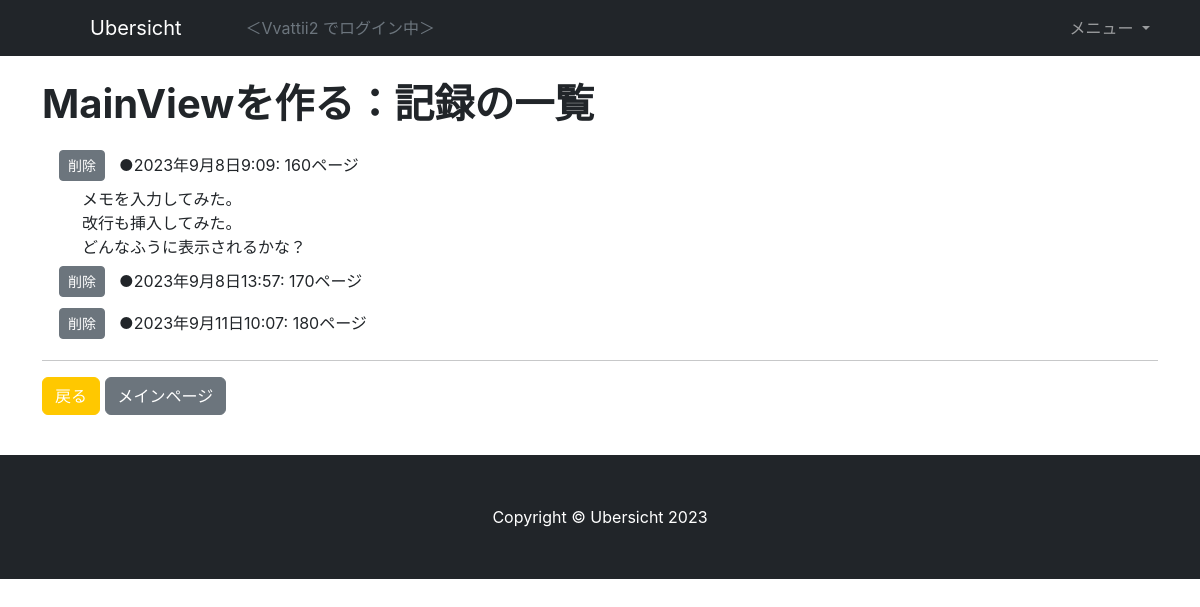
Page /record/1 (signed in) on the earlier database version.
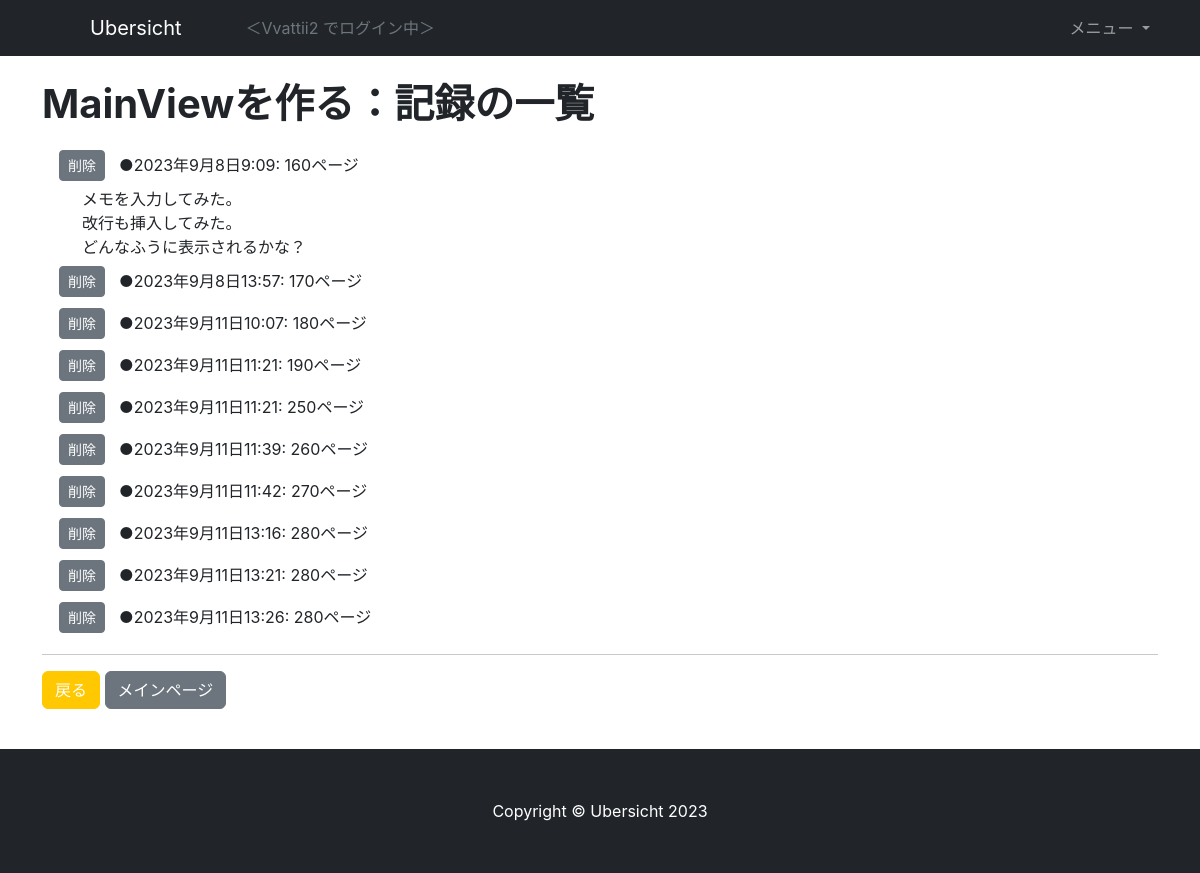
Same page on the later database version.
### accounts/models.py (models this page shows)
class CustomUser(AbstractUser):
    dream = models.TextField(verbose_name="なりたい自分", max_length=200, blank=True, null=True)

### todo/models.py (models this page shows, shortened)
class Todos(models.Model):
    goal = models.ForeignKey(Goals, on_delete=models.CASCADE)
    title = models.CharField(verbose_name='タイトル', max_length=50)
    from_date = models.DateField(verbose_name='作成日', auto_now_add=True)
    until_date = models.DateField(verbose_name='期日', null=True, blank=True)
    image = models.ImageField(verbose_name='画像', null=True, blank=True,
                            upload_to='todo/images/')
    timer = models.IntegerField(verbose_name='タイマー', null=True, blank=True)
    amount = models.IntegerField(verbose_name='合計', null=True, blank=True)
    type = models.CharField(verbose_name='タイプ', default='task', max_length=20,
                            choices=TypeChoices.choices)
    current = models.IntegerField(verbose_name='進捗', default=0)
    memo = models.TextField(verbose_name='メモ', null=True, blank=True)
    state = models.IntegerField(verbose_name='状態', default=State.NORMAL.value)
    every_ndays = models.IntegerField(verbose_name='繰り返し期間', null=True, blank=True)
    @property
    def unit(self) -> str:
        if self.type == 'task':
            return ''
        elif self.type == 'training':
            return '回'
        elif self.type == 'exam':
            return '点'
        elif self.type == 'reading':
            return 'ページ'
        else:
            return ''

class Records(models.Model):
    todo = models.ForeignKey(Todos, on_delete=models.CASCADE)
    done_at = models.DateTimeField(verbose_name='日時', auto_now_add=True)
    num = models.IntegerField(verbose_name='数量', null=True, blank=True)
    memo = models.TextField(verbose_name='メモ', null=True, blank=True, max_length=200)

### todo/views.py (the view)
# urls.py: path('record/<int:pk>', RecordListView.as_view(), name='record_list'),
@method_decorator(login_required, name='dispatch')
class RecordListView(GetGoal, ListView):
    template_name = 'record_list.html'
    model = Records
    context_object_name = 'records'
    def get_queryset(self) -> QuerySet[Any]:
        todo=Todos.objects.get(pk=self.kwargs['pk'])
        return Records.objects.filter(todo=todo)
    def get_context_data(self, **kwargs: Any) -> dict[str, Any]:
        context = super().get_context_data(**kwargs)
        context['todo'] = Todos.objects.get(pk=self.kwargs['pk'])
        return context

### todo/views.py (called while the page is built)
def get_goal(user) -> Optional[Goals]:
    if user.is_anonymous:
        return None
    goal = Goals.objects.filter(user=user, is_completed=False)
    if goal.exists():
        return goal[0]
    else:
        return None

    def get_context_data(self, **kwargs):
        context = super().get_context_data(**kwargs)
        context['goal'] = get_goal(self.request.user)
        return context

### todo/templates/record_list.html (shortened to what this page needs)
{% extends 'base.html' %}
{% load static %}
{% block contents %}
<div class="container">
    <div class="row">
        <div class="col my-4">
            <h1>{{ todo.title }}：記録の一覧</h1>
            <table class="m-sm-3">
                {% for record in records %}
                <tr>
                    <td width=60><a href="{% url 'todo:record_delete' pk=record.pk %}" class="btn btn-secondary btn-sm">削除</a></td>
                    <td><div class="py-2">●{{ record.done_at }}: {{ record.num }}{{ todo.unit }}</div></td>
                </tr>
                {% if record.memo %}
                <tr>
                    <td colspan=2 class="px-4" style="white-space: pre-wrap; word-wrap: break-word;">{{ record.memo }}</td>
                </tr>
                {% endif %}
                {% endfor %}
            </table>
            <hr>
            <p>
                <a href="{% url 'todo:todo_detail' pk=todo.pk %}" class="btn btn-primary">戻る</a>
                <a href="{% url 'todo:main' %}" class="btn btn-secondary">メインページ</a>
            </p>
        </div>
    </div>
</div>
{% endblock contents %}

### todo/templates/base.html (shortened to what this page needs)
{% load static %}
<!DOCTYPE html>
<html lang="ja">
    <head>
        <link href="{% static 'css/styles.css' %}" rel="stylesheet" />
    </head>
    <body>
        <nav class="navbar navbar-expand-md navbar-dark bg-dark">
            <div class="container">
                {% if user.is_authenticated %}
                <a class="navbar-brand px-5" href="{% url 'todo:main' %}">Ubersicht</a>
                {% else %}
                <a class="navbar-brand px-5" href="{% url 'todo:index' %}">Ubersicht</a>
                {% endif %}
                <div class="collapse navbar-collapse" id="navbarSupportedContent">
                    {% if user.is_authenticated %}
                    <div class="text-muted justify-content-end">
                        ＜{{ user.username }} でログイン中＞
                    </div>
                    {% endif %}
                    <ul class="navbar-nav ms-auto">
                        <li class="nav-item dropdown">
                        <a class="nav-link dropdown-toggle" href="#" id="navbarDropdown" role="button" data-bs-toggle="dropdown" aria-haspopup="true" aria-expanded="false">
                            メニュー
                        </a>
                        </li>
                    </ul>
                </div>
            </div>
        </nav>
        {% block contents %}{% endblock contents %}
        <footer class="py-5 bg-dark">
            <div class="container px-4 px-lg-5"><p class="m-0 text-center text-white">Copyright &copy; Ubersicht 2023</p></div>
        </footer>
    </body>
</html>

Differences in the rows shown:
added Records: done_at "2023年9月11日11:21", num "190", {{ todo.unit }} "ページ"
added Records: done_at "2023年9月11日11:21", num "250", {{ todo.unit }} "ページ"
added Records: done_at "2023年9月11日11:39", num "260", {{ todo.unit }} "ページ"
added Records: done_at "2023年9月11日11:42", num "270", {{ todo.unit }} "ページ"
added Records: done_at "2023年9月11日13:16", num "280", {{ todo.unit }} "ページ"
added Records: done_at "2023年9月11日13:21", num "280", {{ todo.unit }} "ページ"
added Records: done_at "2023年9月11日13:26", num "280", {{ todo.unit }} "ページ"
